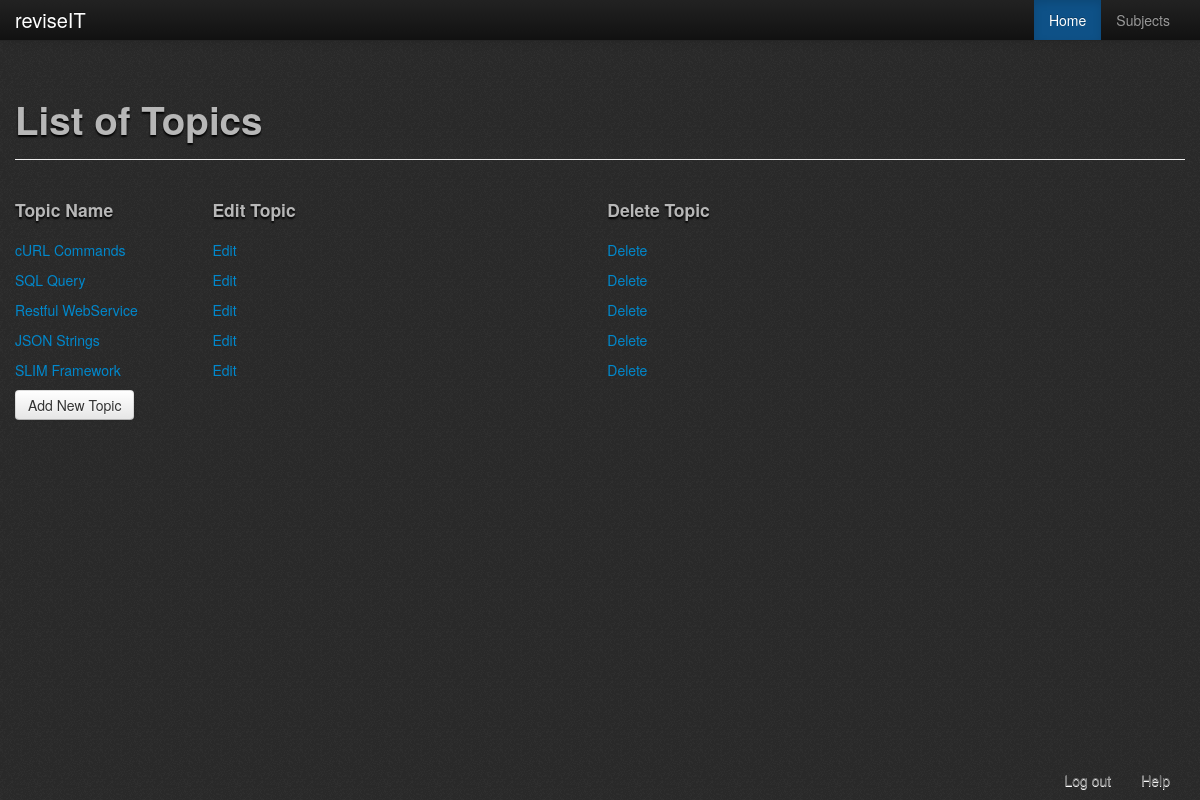
The app's page /php/topics/viewTopic.php?ID=1 (signed in), older data.
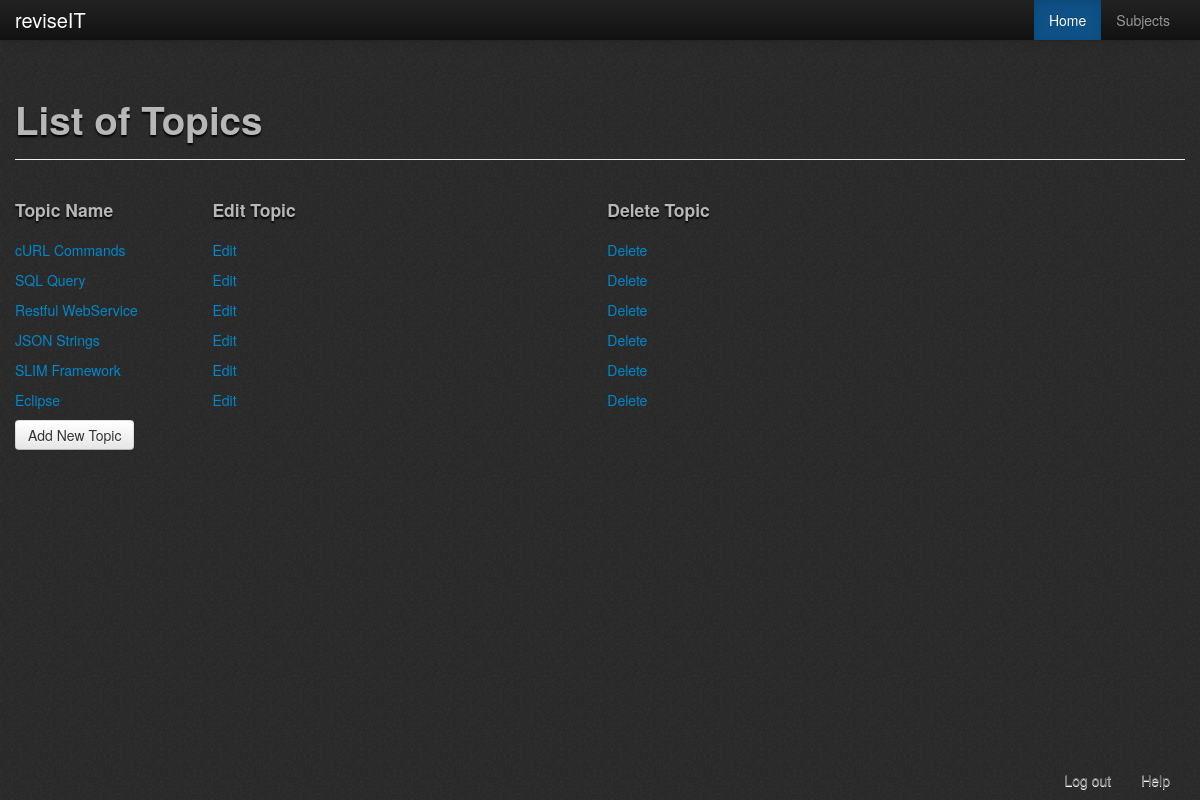
The same page, newer data.
### tables this page shows
CREATE TABLE `topic` (
  `TopicID` int(5) NOT NULL AUTO_INCREMENT,
  `TopicName` varchar(50) NOT NULL,
  `SubjectID` int(11) NOT NULL,
  `SubjectCode` varchar(50) NOT NULL,
  `deletionStatus` tinyint(1) NOT NULL COMMENT '0 = display, 1 = not display',
  `dateupdated` date NOT NULL,
  PRIMARY KEY (`TopicID`),
  KEY `FK_topicsub` (`SubjectID`)
);

### php/topics/viewTopic.php (the view, shortened to what this page needs)
<?php
	require '../check_logged_in.php';
	$subject_ID = $_GET['ID'];
?>
<!DOCTYPE html PUBLIC "-//W3C//DTD XHTML 1.0 Transitional//EN" "http://www.w3.org/TR/xhtml1/DTD/xhtml1-transitional.dtd">
<html xmlns="http://www.w3.org/1999/xhtml">
	<head>
		<?php
			include '../header_container.php';
		?>
	</head>
	<body>
			<?php
				include 'topics_menu_bar.php';
			?>
			<br /><br />
			<div class="container">
				<div class="page-header bootstro" data-bootstro-placement="bottom" data-bootstro-title="The Topics" data-bootstro-content="This page contains all the topics associated with your subject.">
					<h1>List of Topics</h1>
				</div>
				<div class="row-fluid bootstro" data-bootstro-placement="bottom" data-bootstro-title="Topic Lists" data-bootstro-content="This is the list of topics. You may click into one of these topics to see their associated subtopics.">
					<?php
					$userRole = $_SESSION['Role'];
					try
					{
						if($userRole != 1 && $userRole != 2)
						{
							$result = $db->prepare("SELECT * FROM topic WHERE SubjectID = '".$subject_ID."' AND deletionStatus = 0");
							$result->execute();
							echo "<div class='span8'>";
								echo"<div class='row-fluid'>";
									echo "<div class='span12'><h4>Topic Name</h4></div>";
								echo "</div>";
							while($row = $result->fetch(PDO::FETCH_ASSOC))
							{
								$id=$row['TopicID'];
								echo "<a href='../subtopics/view.php?ID=".$row['TopicID']."'>";
										echo "<div class='span12'>".$row['TopicName']."</div>";
								echo "</a>";
							}
							echo "</div>";
						}
						else
						{
							$result = $db->prepare("SELECT * FROM topic WHERE SubjectID = '".$subject_ID."' AND deletionStatus = 0");
							$result->execute();
							$TopicResult = $result->rowCount();
							if($TopicResult >= 1)
							{
								echo "<div class='span8'>";
									echo"<div class='row-fluid'>";
										echo "<div class='span3'><h4>Topic Name</h4></div>";
										echo "<div class='span6'><h4>Edit Topic</h4></div>";
										echo "<div class='span3'><h4>Delete Topic</h4></div>";
									echo "</div>";
								while($row = $result->fetch(PDO::FETCH_ASSOC))
								{
									echo "<a href='../subtopics/view.php?ID=".$row['TopicID']."'>";
											echo "<div class='span3'>".$row['TopicName']."</div>";
											echo "<div class='span6 bootstro' data-bootstro-placement='bottom' data-bootstro-title='Edit' data-bootstro-content='Click on this link to edit this topic.'><a href='editTopic.php?ID=".$row['TopicID']."'>Edit</a></div>";
											echo "<div class='span3 bootstro' data-bootstro-placement='bottom' data-bootstro-title='Delete' data-bootstro-content='Click on this link to delete this topic'><a href='deleteTopic.php?ID=".$row['TopicID']."'>Delete</a></div>";
									echo "</a>";
								}
								echo "<br><a class='btn bootstro' data-bootstro-placement='bottom' data-bootstro-title='Create New Topic' data-bootstro-content='Create a new topic for this subject!' href='newTopic.php'>Add New Topic</a></input>";
								echo "</div>";
							}
							else
							{
								echo "<h2>Sorry, there are no topics available!</h2>";
								echo '<a href="newtopic.php">Add New Topic</a>';
							}
						}
					}
					catch(PDOException $e)
					{
						echo $e->getMessage();
					}
					?>
				</div>
			</div>
			<?php
				include '../footer.php';
			?>
	</body>
</html>

### php/header_container.php (shortened to what this page needs)
<link rel="stylesheet" type="text/css" href="../../assets/css/bootstrap-wysihtml5-0.0.2.css"></link>
<link rel="stylesheet" href="../../assets/css/version1.css">
<link rel="stylesheet" href="../../assets/css/bootstro.css">
<link rel="stylesheet" href="../../assets/css/bootstrap-responsive.css">

### php/topics/topics_menu_bar.php (shortened to what this page needs)
<div class="navbar navbar-fixed-top navbar-inverse">
	<div class="navbar-inner">
		<div class="container">
			<a href="../home_page_director.php" class="brand">reviseIT</a>
			<div class="nav-collapse collapse">
				<ul class="nav pull-right">
					<li class="active"><a href="../home_page_director.php">Home</a></li>
					<li><a href="../subjects/all_Subjects.php">Subjects</a></li>
				</ul>
			</div>
		</div>
	</div>
</div>

### php/footer.php
<div class="navbar navbar-fixed-bottom">
	<div class="container">
		<div class="nav-collapse collapse">
			<ul class="nav pull-right">
				<li><a href="../logout.php">Log out</a></li>
				<li><a href="#" id="help">Help</a></li>
			</ul>
		</div>
	</div>
</div>

Row changes from the older to the newer data that the page shows:
now on this page (row edited): topic: TopicName "Eclipse"
